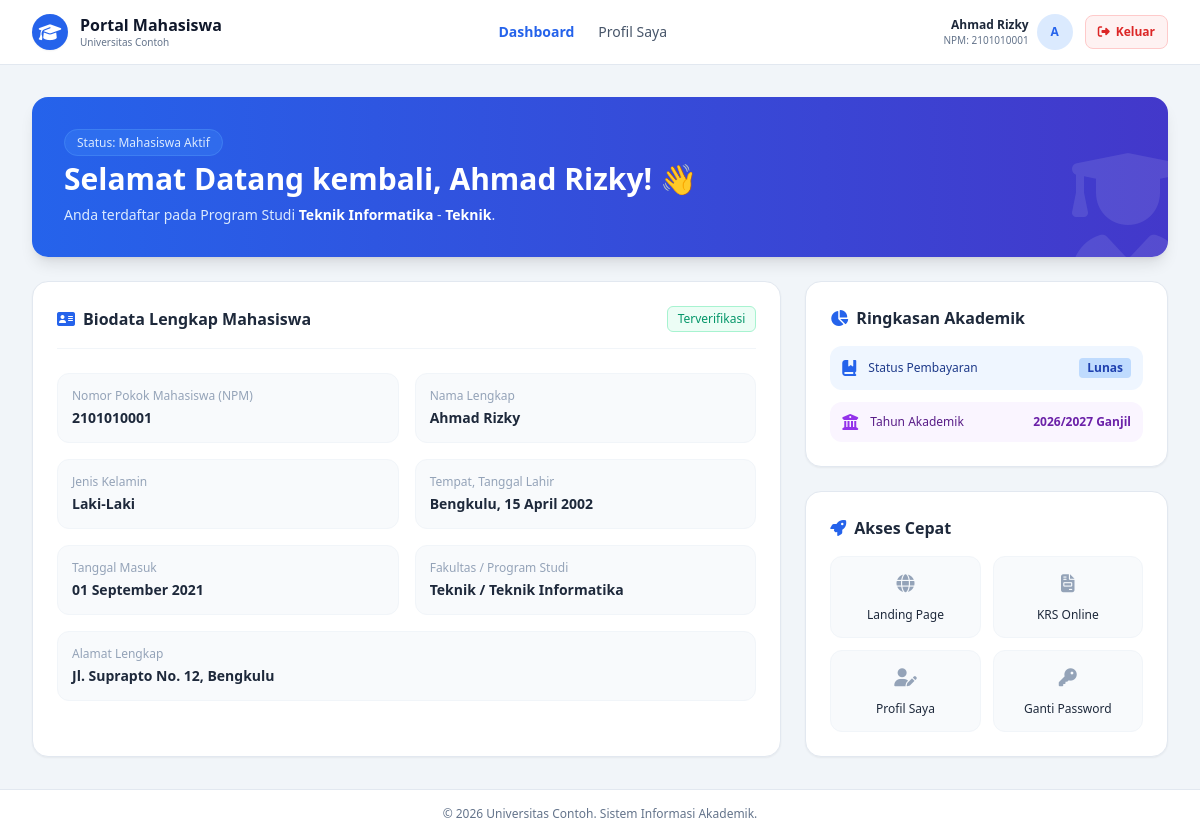
Page /dashboard (signed in) on the committed database.
### tables this page shows
CREATE TABLE `mahasiswa` (
  `npm`              VARCHAR(20) NOT NULL,
  `nama_mahasiswa`   VARCHAR(100) NOT NULL,
  `email`            VARCHAR(150) DEFAULT NULL,
  `jenis_kelamin`    ENUM('L','P') NOT NULL,
  `tempat_lahir`     VARCHAR(50) DEFAULT NULL,
  `tanggal_lahir`    DATE DEFAULT NULL,
  `tanggal_masuk`    DATE DEFAULT NULL,
  `alamat`           TEXT DEFAULT NULL,
  `phone`            VARCHAR(20) DEFAULT NULL,
  `photo`            VARCHAR(255) DEFAULT NULL,
  `password`         VARCHAR(255) NOT NULL,
  `id_program_studi` INT UNSIGNED NOT NULL,
  `created_at`       TIMESTAMP NOT NULL DEFAULT CURRENT_TIMESTAMP,
  `updated_at`       TIMESTAMP NOT NULL DEFAULT CURRENT_TIMESTAMP ON UPDATE CURRENT_TIMESTAMP,
  PRIMARY KEY (`npm`),
  UNIQUE KEY `uq_mahasiswa_email` (`email`),
  KEY `idx_mahasiswa_prodi` (`id_program_studi`),
  KEY `idx_mahasiswa_nama` (`nama_mahasiswa`),
  CONSTRAINT `fk_mahasiswa_prodi`
    FOREIGN KEY (`id_program_studi`) REFERENCES `program_studi` (`id_program_studi`)
    ON UPDATE CASCADE
    ON DELETE RESTRICT
);

CREATE TABLE `program_studi` (
  `id_program_studi`   INT UNSIGNED NOT NULL AUTO_INCREMENT,
  `nama_program_studi` VARCHAR(100) NOT NULL,
  `id_fakultas`        INT UNSIGNED NOT NULL,
  `created_at`         TIMESTAMP NOT NULL DEFAULT CURRENT_TIMESTAMP,
  `updated_at`         TIMESTAMP NOT NULL DEFAULT CURRENT_TIMESTAMP ON UPDATE CURRENT_TIMESTAMP,
  PRIMARY KEY (`id_program_studi`),
  UNIQUE KEY `uq_prodi_nama` (`nama_program_studi`),
  KEY `idx_prodi_fakultas` (`id_fakultas`),
  CONSTRAINT `fk_prodi_fakultas`
    FOREIGN KEY (`id_fakultas`) REFERENCES `fakultas` (`id_fakultas`)
    ON UPDATE CASCADE
    ON DELETE RESTRICT
);

CREATE TABLE `fakultas` (
  `id_fakultas`   INT UNSIGNED NOT NULL AUTO_INCREMENT,
  `nama_fakultas` VARCHAR(100) NOT NULL,
  `created_at`    TIMESTAMP NOT NULL DEFAULT CURRENT_TIMESTAMP,
  `updated_at`    TIMESTAMP NOT NULL DEFAULT CURRENT_TIMESTAMP ON UPDATE CURRENT_TIMESTAMP,
  PRIMARY KEY (`id_fakultas`),
  UNIQUE KEY `uq_fakultas_nama` (`nama_fakultas`)
);

### app/Views/dashboard/index.php (the view, shortened to what the rows shown need)
<?php require __DIR__ . '/../partials/portal-navbar.php'; ?>
<main class="flex-grow max-w-7xl w-full mx-auto px-4 sm:px-6 lg:px-8 py-8 space-y-6">
    <div class="bg-gradient-to-r from-blue-600 to-indigo-700 rounded-2xl p-6 md:p-8 text-white shadow-lg relative overflow-hidden">
        <div class="relative z-10 space-y-2">
            <span class="bg-blue-500/40 text-blue-100 text-xs font-medium px-3 py-1 rounded-full border border-blue-400/30">
                Status: Mahasiswa Aktif
            </span>
            <h2 class="text-2xl md:text-3xl font-extrabold">
                Selamat Datang kembali, <?= esc($mhs['nama_mahasiswa']); ?>! 👋
            </h2>
            <p class="text-blue-100 text-xs md:text-sm max-w-xl">
                Anda terdaftar pada Program Studi <span class="font-semibold text-white"><?= esc($mhs['nama_program_studi']); ?></span> - <span class="font-semibold text-white"><?= esc($mhs['nama_fakultas']); ?></span>.
            </p>
        </div>
        <i class="fa-solid fa-user-graduate absolute -right-4 -bottom-6 text-9xl text-white/10 pointer-events-none"></i>
    </div>
    <div class="grid grid-cols-1 lg:grid-cols-3 gap-6">
        <div class="lg:col-span-2 bg-white rounded-2xl border border-slate-200 shadow-sm p-6 space-y-6">
            <div class="flex items-center justify-between border-b border-slate-100 pb-4">
                <h3 class="font-bold text-slate-800 text-base flex items-center space-x-2">
                    <i class="fa-solid fa-address-card text-blue-600"></i>
                    <span>Biodata Lengkap Mahasiswa</span>
                </h3>
                <span class="text-xs bg-emerald-50 text-emerald-600 border border-emerald-200 px-2.5 py-1 rounded-md font-medium">Terverifikasi</span>
            </div>
            <div class="grid grid-cols-1 sm:grid-cols-2 gap-4 text-sm">
                <div class="bg-slate-50 p-3.5 rounded-xl border border-slate-100">
                    <p class="text-xs text-slate-400 font-medium">Nomor Pokok Mahasiswa (NPM)</p>
                    <p class="font-bold text-slate-800 mt-1"><?= esc($mhs['npm']); ?></p>
                </div>
                <div class="bg-slate-50 p-3.5 rounded-xl border border-slate-100">
                    <p class="text-xs text-slate-400 font-medium">Nama Lengkap</p>
                    <p class="font-bold text-slate-800 mt-1"><?= esc($mhs['nama_mahasiswa']); ?></p>
                </div>
                <div class="bg-slate-50 p-3.5 rounded-xl border border-slate-100">
                    <p class="text-xs text-slate-400 font-medium">Jenis Kelamin</p>
                    <p class="font-bold text-slate-800 mt-1">
                        <?= $mhs['jenis_kelamin'] === 'L' ? 'Laki-Laki' : 'Perempuan'; ?>
                    </p>
                </div>
                <div class="bg-slate-50 p-3.5 rounded-xl border border-slate-100">
                    <p class="text-xs text-slate-400 font-medium">Tempat, Tanggal Lahir</p>
                    <p class="font-bold text-slate-800 mt-1">
                        <?= esc($mhs['tempat_lahir'] . ', ' . format_date($mhs['tanggal_lahir'])); ?>
                    </p>
                </div>
                <div class="bg-slate-50 p-3.5 rounded-xl border border-slate-100">
                    <p class="text-xs text-slate-400 font-medium">Tanggal Masuk</p>
                    <p class="font-bold text-slate-800 mt-1">
                        <?= esc(format_date($mhs['tanggal_masuk'])); ?>
                    </p>
                </div>
                <div class="bg-slate-50 p-3.5 rounded-xl border border-slate-100">
                    <p class="text-xs text-slate-400 font-medium">Fakultas / Program Studi</p>
                    <p class="font-bold text-slate-800 mt-1">
                        <?= esc($mhs['nama_fakultas']); ?> / <?= esc($mhs['nama_program_studi']); ?>
                    </p>
                </div>
                <div class="sm:col-span-2 bg-slate-50 p-3.5 rounded-xl border border-slate-100">
                    <p class="text-xs text-slate-400 font-medium">Alamat Lengkap</p>
                    <p class="font-semibold text-slate-800 mt-1"><?= esc($mhs['alamat']); ?></p>
                </div>
            </div>
        </div>
        <div class="space-y-6">
            <div class="bg-white rounded-2xl border border-slate-200 shadow-sm p-6 space-y-4">
                <h3 class="font-bold text-slate-800 text-base flex items-center space-x-2">
                    <i class="fa-solid fa-chart-pie text-blue-600"></i>
                    <span>Ringkasan Akademik</span>
                </h3>
                <div class="space-y-3">
                    <div class="flex justify-between items-center p-3 bg-blue-50 rounded-xl text-blue-900">
                        <div class="flex items-center space-x-3">
                            <i class="fa-solid fa-book-bookmark text-blue-600"></i>
                            <span class="text-xs font-medium">Status Pembayaran</span>
                        </div>
                        <span class="text-xs font-bold bg-blue-200 text-blue-800 px-2 py-0.5 rounded">Lunas</span>
                    </div>
                    <div class="flex justify-between items-center p-3 bg-purple-50 rounded-xl text-purple-900">
                        <div class="flex items-center space-x-3">
                            <i class="fa-solid fa-building-columns text-purple-600"></i>
                            <span class="text-xs font-medium">Tahun Akademik</span>
                        </div>
                        <span class="text-xs font-bold text-purple-800">2026/2027 Ganjil</span>
                    </div>
                </div>
            </div>
            <div class="bg-white rounded-2xl border border-slate-200 shadow-sm p-6 space-y-4">
                <h3 class="font-bold text-slate-800 text-base flex items-center space-x-2">
                    <i class="fa-solid fa-rocket text-blue-600"></i>
                    <span>Akses Cepat</span>
                </h3>
                <div class="grid grid-cols-2 gap-3">
                    <a href="/" class="p-3 bg-slate-50 hover:bg-blue-50 hover:text-blue-600 rounded-xl border border-slate-100 text-center transition group">
                        <i class="fa-solid fa-globe text-lg text-slate-400 group-hover:text-blue-600 mb-1 block"></i>
                        <span class="text-xs font-medium">Landing Page</span>
                    </a>
                    <a href="#" class="p-3 bg-slate-50 hover:bg-blue-50 hover:text-blue-600 rounded-xl border border-slate-100 text-center transition group">
                        <i class="fa-solid fa-file-invoice text-lg text-slate-400 group-hover:text-blue-600 mb-1 block"></i>
                        <span class="text-xs font-medium">KRS Online</span>
                    </a>
                    <a href="/profil" class="p-3 bg-slate-50 hover:bg-blue-50 hover:text-blue-600 rounded-xl border border-slate-100 text-center transition group">
                        <i class="fa-solid fa-user-pen text-lg text-slate-400 group-hover:text-blue-600 mb-1 block"></i>
                        <span class="text-xs font-medium">Profil Saya</span>
                    </a>
                    <a href="/ubah-password" class="p-3 bg-slate-50 hover:bg-blue-50 hover:text-blue-600 rounded-xl border border-slate-100 text-center transition group">
                        <i class="fa-solid fa-key text-lg text-slate-400 group-hover:text-blue-600 mb-1 block"></i>
                        <span class="text-xs font-medium">Ganti Password</span>
                    </a>
                </div>
            </div>
        </div>
    </div>
</main>
<footer class="bg-white border-t border-slate-200 py-4 text-center text-xs text-slate-500">
    <p>© 2026 Universitas Contoh. Sistem Informasi Akademik.</p>
</footer>

### app/Views/partials/portal-navbar.php (shortened to what the rows shown need)
<?php
$currentPath = $currentPath ?? '';
$avatarFile = !empty($mhs['photo']) ? basename((string) $mhs['photo']) : null;
$initial    = esc(mb_strtoupper(mb_substr((string) $mhs['nama_mahasiswa'], 0, 1)));
$dashboardClass = $currentPath === '/dashboard' ? 'text-blue-600 font-semibold' : 'text-slate-600 hover:text-blue-600 transition';
$profileClass   = $currentPath === '/profil' ? 'text-blue-600 font-semibold' : 'text-slate-600 hover:text-blue-600 transition';
?>
<header class="bg-white border-b border-slate-200 sticky top-0 z-50">
    <div class="max-w-7xl mx-auto px-4 sm:px-6 lg:px-8 h-16 flex items-center justify-between">
        <div class="flex items-center space-x-3">
            <div class="w-9 h-9 rounded-full bg-blue-600 flex items-center justify-center text-white font-bold text-lg shadow-sm">
                <i class="fa-solid fa-graduation-cap"></i>
            </div>
            <div>
                <h1 class="font-bold text-slate-900 text-base leading-tight">Portal Mahasiswa</h1>
                <p class="text-[10px] text-slate-500 font-medium">Universitas Contoh</p>
            </div>
        </div>
        <nav class="hidden md:flex items-center space-x-6 text-sm font-medium">
            <a href="<?= esc(url('/dashboard')); ?>" class="<?= $dashboardClass; ?>">Dashboard</a>
            <a href="<?= esc(url('/profil')); ?>" class="<?= $profileClass; ?>">Profil Saya</a>
        </nav>
        <div class="flex items-center space-x-3">
            <div class="hidden sm:flex items-center space-x-2 text-right">
                <div>
                    <p class="text-xs font-bold text-slate-800"><?= esc($mhs['nama_mahasiswa']); ?></p>
                    <p class="text-[10px] text-slate-500">NPM: <?= esc($mhs['npm']); ?></p>
                </div>
                <div class="w-9 h-9 rounded-full bg-blue-100 text-blue-600 flex items-center justify-center font-bold text-xs overflow-hidden shrink-0">
                    <?php if ($avatarFile !== null): ?>
                        <img src="<?= esc(url('/media/profil/' . $avatarFile)); ?>" alt="Foto profil <?= esc($mhs['nama_mahasiswa']); ?>"
                             class="w-full h-full object-cover">
                    <?php else: ?>
                        <?= $initial; ?>
                    <?php endif; ?>
                </div>
            </div>
            <form action="<?= esc(url('/logout')); ?>" method="POST" class="inline">
                <button type="submit"
                        onclick="return confirm('Apakah Anda yakin ingin keluar dari sistem?')"
                        class="bg-red-50 hover:bg-red-100 text-red-600 border border-red-200 text-xs font-semibold px-3 py-2 rounded-lg transition flex items-center space-x-1.5">
                    <i class="fa-solid fa-right-from-bracket"></i>
                    <span>Keluar</span>
                </button>
            </form>
        </div>
    </div>
</header>

### app/Core/Router.php (shortened to what the rows shown need)
<?php
final class Router
{
    private array $routes = [];
    private function add(string $method, string $path, array $handler): void
    {
        $this->routes[$method][$path] = [
            'handler' => $handler,
            'pattern' => $this->toPattern($path),
        ];
    }
    private function toPattern(string $path): string
    {
        $pattern = preg_replace('#\{[a-zA-Z_]+}#', '([^/]+)', $path);
        return '#^' . rtrim((string) $pattern, '/') . '/?$#';
    }
    public function dispatch(string $method, string $uri): void
    {
        $path = parse_url($uri, PHP_URL_PATH) ?: '/';
        $path = '/' . trim($path, '/');
        $path = $path === '/' ? '/' : rtrim($path, '/');
        foreach ($this->routes[$method] ?? [] as $route) {
            if (preg_match($route['pattern'], $path, $matches) !== 1) {
                continue;
            }
            array_shift($matches);
            [$class, $action] = $route['handler'];
            (new $class())->{$action}(...$matches);
            return;
        }
    }
}

### rows in the picture
mahasiswa: nama_mahasiswa "Ahmad Rizky", npm "2101010001", nama_mahasiswa "A", id_program_studi.nama_program_studi "Teknik Informatika", fakultas.nama_fakultas "Teknik", jenis_kelamin "Laki-Laki", tempat_lahir+tanggal_lahir "Bengkulu, 15 April 2002", tanggal_masuk "01 September 2021", alamat "Jl. Suprapto No. 12, Bengkulu"
